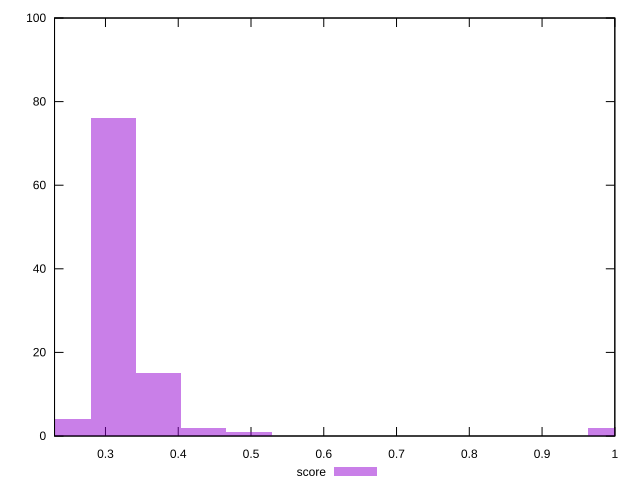

Recreate this plot in gnuplot.
reset

$score <<EOF
0.2486955972824905 4
0.43521729524435837 2
0.31086949660311314 76
0.37304339592373575 15
0.994782389129962 2
0.497391194564981 1
EOF

set key outside below
set boxwidth 0.06217389932062262
set xrange [0.23:1]
set yrange [0:100]
set trange [0:100]
set style fill transparent solid 0.5 noborder
set terminal svg size 640, 490 enhanced background rgb 'white'
set output "report_00015_2021-02-09T16-11-33.973Z/uses-rel-preload/samples/pages+cached/score/histogram.svg"

plot $score title "score" with boxes

reset
